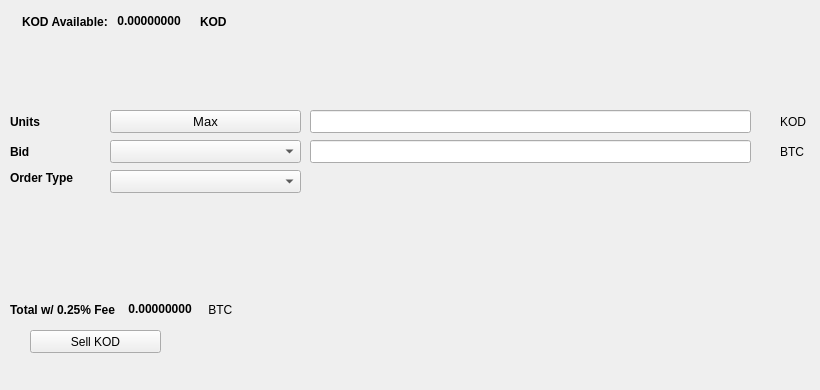
   <widget class="QWidget" name="SellTab">
    <attribute name="title">
     <string>Sell</string>
    </attribute>
    <widget class="QLabel" name="label_16">
     <property name="geometry">
      <rect>
       <x>780</x>
       <y>140</y>
       <width>31</width>
       <height>23</height>
      </rect>
     </property>
     <property name="text">
      <string>BTC</string>
     </property>
    </widget>
    <widget class="QComboBox" name="SellBidcomboBox">
     <property name="geometry">
      <rect>
       <x>110</x>
       <y>140</y>
       <width>191</width>
       <height>23</height>
      </rect>
     </property>
     <property name="font">
      <font>
       <pointsize>10</pointsize>
      </font>
     </property>
    </widget>
    <widget class="QLabel" name="label_18">
     <property name="geometry">
      <rect>
       <x>10</x>
       <y>110</y>
       <width>46</width>
       <height>23</height>
      </rect>
     </property>
     <property name="font">
      <font>
       <weight>75</weight>
       <bold>true</bold>
      </font>
     </property>
     <property name="text">
      <string>Units</string>
     </property>
    </widget>
    <widget class="QPushButton" name="Sell_Max_Amount">
     <property name="geometry">
      <rect>
       <x>110</x>
       <y>110</y>
       <width>191</width>
       <height>23</height>
      </rect>
     </property>
     <property name="font">
      <font>
       <pointsize>10</pointsize>
      </font>
     </property>
     <property name="text">
      <string>Max</string>
     </property>
    </widget>
    <widget class="QLabel" name="label_20">
     <property name="geometry">
      <rect>
       <x>10</x>
       <y>170</y>
       <width>91</width>
       <height>16</height>
      </rect>
     </property>
     <property name="font">
      <font>
       <weight>75</weight>
       <bold>true</bold>
      </font>
     </property>
     <property name="text">
      <string>Order Type</string>
     </property>
    </widget>
    <widget class="QComboBox" name="SellOrdertypeCombo">
     <property name="geometry">
      <rect>
       <x>110</x>
       <y>170</y>
       <width>191</width>
       <height>23</height>
      </rect>
     </property>
     <property name="font">
      <font>
       <pointsize>10</pointsize>
      </font>
     </property>
    </widget>
    <widget class="QLabel" name="label_21">
     <property name="geometry">
      <rect>
       <x>10</x>
       <y>140</y>
       <width>46</width>
       <height>23</height>
      </rect>
     </property>
     <property name="font">
      <font>
       <weight>75</weight>
       <bold>true</bold>
      </font>
     </property>
     <property name="text">
      <string>Bid</string>
     </property>
    </widget>
    <widget class="QLabel" name="label_22">
     <property name="geometry">
      <rect>
       <x>780</x>
       <y>110</y>
       <width>31</width>
       <height>23</height>
      </rect>
     </property>
     <property name="text">
      <string>KOD</string>
     </property>
    </widget>
    <widget class="QLineEdit" name="UnitsInputKOD">
     <property name="geometry">
      <rect>
       <x>310</x>
       <y>110</y>
       <width>441</width>
       <height>23</height>
      </rect>
     </property>
     <property name="font">
      <font>
       <pointsize>9</pointsize>
       <weight>75</weight>
       <bold>true</bold>
      </font>
     </property>
    </widget>
    <widget class="QLineEdit" name="SellBidPriceEdit">
     <property name="geometry">
      <rect>
       <x>310</x>
       <y>140</y>
       <width>441</width>
       <height>23</height>
      </rect>
     </property>
     <property name="font">
      <font>
       <pointsize>9</pointsize>
       <weight>75</weight>
       <bold>true</bold>
      </font>
     </property>
    </widget>
    <widget class="QPushButton" name="SellKODBTN">
     <property name="geometry">
      <rect>
       <x>30</x>
       <y>330</y>
       <width>131</width>
       <height>23</height>
      </rect>
     </property>
     <property name="text">
      <string>Sell KOD</string>
     </property>
     <property name="icon">
      <iconset resource="../Kodcoin">
       <normaloff>:/icons/bitcoin</normaloff>:/icons/bitcoin</iconset>
     </property>
    </widget>
    <widget class="QWidget" name="layoutWidget3">
     <property name="geometry">
      <rect>
       <x>22</x>
       <y>12</y>
       <width>258</width>
       <height>19</height>
      </rect>
     </property>
     <layout class="QHBoxLayout" name="horizontalLayout">
      <item>
       <widget class="QLabel" name="label232_2">
        <property name="font">
         <font>
          <weight>75</weight>
          <bold>true</bold>
         </font>
        </property>
        <property name="text">
         <string>KOD Available:</string>
        </property>
       </widget>
      </item>
      <item>
       <widget class="QLabel" name="KODAvailableLabel">
        <property name="palette">
         <palette>
          <active>
           <colorrole role="WindowText">
            <brush brushstyle="SolidPattern">
             <color alpha="255">
              <red>0</red>
              <green>0</green>
              <blue>0</blue>
             </color>
            </brush>
           </colorrole>
           <colorrole role="Button">
            <brush brushstyle="SolidPattern">
             <color alpha="255">
              <red>0</red>
              <green>170</green>
              <blue>0</blue>
             </color>
            </brush>
           </colorrole>
           <colorrole role="Light">
            <brush brushstyle="SolidPattern">
             <color alpha="255">
              <red>0</red>
              <green>255</green>
              <blue>0</blue>
             </color>
            </brush>
           </colorrole>
           <colorrole role="Midlight">
            <brush brushstyle="SolidPattern">
             <color alpha="255">
              <red>0</red>
              <green>212</green>
              <blue>0</blue>
             </color>
            </brush>
           </colorrole>
           <colorrole role="Dark">
            <brush brushstyle="SolidPattern">
             <color alpha="255">
              <red>0</red>
              <green>85</green>
              <blue>0</blue>
             </color>
            </brush>
           </colorrole>
           <colorrole role="Mid">
            <brush brushstyle="SolidPattern">
             <color alpha="255">
              <red>0</red>
              <green>113</green>
              <blue>0</blue>
             </color>
            </brush>
           </colorrole>
           <colorrole role="Text">
            <brush brushstyle="SolidPattern">
             <color alpha="255">
              <red>0</red>
              <green>170</green>
              <blue>0</blue>
             </color>
            </brush>
           </colorrole>
           <colorrole role="BrightText">
            <brush brushstyle="SolidPattern">
             <color alpha="255">
              <red>255</red>
              <green>255</green>
              <blue>255</blue>
             </color>
            </brush>
           </colorrole>
           <colorrole role="ButtonText">
            <brush brushstyle="SolidPattern">
             <color alpha="255">
              <red>0</red>
              <green>0</green>
              <blue>0</blue>
             </color>
            </brush>
           </colorrole>
           <colorrole role="Base">
            <brush brushstyle="SolidPattern">
             <color alpha="255">
              <red>255</red>
              <green>255</green>
              <blue>255</blue>
             </color>
            </brush>
           </colorrole>
           <colorrole role="Window">
            <brush brushstyle="SolidPattern">
             <color alpha="255">
              <red>0</red>
              <green>170</green>
              <blue>0</blue>
             </color>
            </brush>
           </colorrole>
           <colorrole role="Shadow">
            <brush brushstyle="SolidPattern">
             <color alpha="255">
              <red>0</red>
              <green>0</green>
              <blue>0</blue>
             </color>
            </brush>
           </colorrole>
           <colorrole role="AlternateBase">
            <brush brushstyle="SolidPattern">
             <color alpha="255">
              <red>127</red>
              <green>212</green>
              <blue>127</blue>
             </color>
            </brush>
           </colorrole>
           <colorrole role="ToolTipBase">
            <brush brushstyle="SolidPattern">
             <color alpha="255">
              <red>255</red>
              <green>255</green>
              <blue>220</blue>
             </color>
            </brush>
           </colorrole>
           <colorrole role="ToolTipText">
            <brush brushstyle="SolidPattern">
             <color alpha="255">
              <red>0</red>
              <green>0</green>
              <blue>0</blue>
             </color>
            </brush>
           </colorrole>
          </active>
          <inactive>
           <colorrole role="WindowText">
            <brush brushstyle="SolidPattern">
             <color alpha="255">
              <red>0</red>
              <green>0</green>
              <blue>0</blue>
             </color>
            </brush>
           </colorrole>
           <colorrole role="Button">
            <brush brushstyle="SolidPattern">
             <color alpha="255">
              <red>0</red>
              <green>170</green>
              <blue>0</blue>
             </color>
            </brush>
           </colorrole>
           <colorrole role="Light">
            <brush brushstyle="SolidPattern">
             <color alpha="255">
              <red>0</red>
              <green>255</green>
              <blue>0</blue>
             </color>
            </brush>
           </colorrole>
           <colorrole role="Midlight">
            <brush brushstyle="SolidPattern">
             <color alpha="255">
              <red>0</red>
              <green>212</green>
              <blue>0</blue>
             </color>
            </brush>
           </colorrole>
           <colorrole role="Dark">
            <brush brushstyle="SolidPattern">
             <color alpha="255">
              <red>0</red>
              <green>85</green>
              <blue>0</blue>
             </color>
            </brush>
           </colorrole>
           <colorrole role="Mid">
            <brush brushstyle="SolidPattern">
             <color alpha="255">
              <red>0</red>
              <green>113</green>
              <blue>0</blue>
             </color>
            </brush>
           </colorrole>
           <colorrole role="Text">
            <brush brushstyle="SolidPattern">
             <color alpha="255">
              <red>0</red>
              <green>170</green>
              <blue>0</blue>
             </color>
            </brush>
           </colorrole>
           <colorrole role="BrightText">
            <brush brushstyle="SolidPattern">
             <color alpha="255">
              <red>255</red>
              <green>255</green>
              <blue>255</blue>
             </color>
            </brush>
           </colorrole>
           <colorrole role="ButtonText">
            <brush brushstyle="SolidPattern">
             <color alpha="255">
              <red>0</red>
              <green>0</green>
              <blue>0</blue>
             </color>
            </brush>
           </colorrole>
           <colorrole role="Base">
            <brush brushstyle="SolidPattern">
             <color alpha="255">
              <red>255</red>
              <green>255</green>
              <blue>255</blue>
             </color>
            </brush>
           </colorrole>
           <colorrole role="Window">
            <brush brushstyle="SolidPattern">
             <color alpha="255">
              <red>0</red>
              <green>170</green>
              <blue>0</blue>
             </color>
            </brush>
           </colorrole>
           <colorrole role="Shadow">
            <brush brushstyle="SolidPattern">
             <color alpha="255">
              <red>0</red>
              <green>0</green>
              <blue>0</blue>
             </color>
            </brush>
           </colorrole>
           <colorrole role="AlternateBase">
            <brush brushstyle="SolidPattern">
             <color alpha="255">
              <red>127</red>
              <green>212</green>
              <blue>127</blue>
             </color>
            </brush>
           </colorrole>
           <colorrole role="ToolTipBase">
            <brush brushstyle="SolidPattern">
             <color alpha="255">
              <red>255</red>
              <green>255</green>
              <blue>220</blue>
             </color>
            </brush>
           </colorrole>
           <colorrole role="ToolTipText">
            <brush brushstyle="SolidPattern">
             <color alpha="255">
              <red>0</red>
              <green>0</green>
              <blue>0</blue>
             </color>
            </brush>
           </colorrole>
          </inactive>
          <disabled>
           <colorrole role="WindowText">
            <brush brushstyle="SolidPattern">
             <color alpha="255">
              <red>0</red>
              <green>85</green>
              <blue>0</blue>
             </color>
            </brush>
           </colorrole>
           <colorrole role="Button">
            <brush brushstyle="SolidPattern">
             <color alpha="255">
              <red>0</red>
              <green>170</green>
              <blue>0</blue>
             </color>
            </brush>
           </colorrole>
           <colorrole role="Light">
            <brush brushstyle="SolidPattern">
             <color alpha="255">
              <red>0</red>
              <green>255</green>
              <blue>0</blue>
             </color>
            </brush>
           </colorrole>
           <colorrole role="Midlight">
            <brush brushstyle="SolidPattern">
             <color alpha="255">
              <red>0</red>
              <green>212</green>
              <blue>0</blue>
             </color>
            </brush>
           </colorrole>
           <colorrole role="Dark">
            <brush brushstyle="SolidPattern">
             <color alpha="255">
              <red>0</red>
              <green>85</green>
              <blue>0</blue>
             </color>
            </brush>
           </colorrole>
           <colorrole role="Mid">
            <brush brushstyle="SolidPattern">
             <color alpha="255">
              <red>0</red>
              <green>113</green>
              <blue>0</blue>
             </color>
            </brush>
           </colorrole>
           <colorrole role="Text">
            <brush brushstyle="SolidPattern">
             <color alpha="255">
              <red>0</red>
              <green>85</green>
              <blue>0</blue>
             </color>
            </brush>
           </colorrole>
           <colorrole role="BrightText">
            <brush brushstyle="SolidPattern">
             <color alpha="255">
              <red>255</red>
              <green>255</green>
              <blue>255</blue>
             </color>
            </brush>
           </colorrole>
           <colorrole role="ButtonText">
            <brush brushstyle="SolidPattern">
             <color alpha="255">
              <red>0</red>
              <green>85</green>
              <blue>0</blue>
             </color>
            </brush>
           </colorrole>
           <colorrole role="Base">
            <brush brushstyle="SolidPattern">
             <color alpha="255">
              <red>0</red>
              <green>170</green>
              <blue>0</blue>
             </color>
            </brush>
           </colorrole>
           <colorrole role="Window">
            <brush brushstyle="SolidPattern">
             <color alpha="255">
              <red>0</red>
              <green>170</green>
              <blue>0</blue>
             </color>
            </brush>
           </colorrole>
           <colorrole role="Shadow">
            <brush brushstyle="SolidPattern">
             <color alpha="255">
              <red>0</red>
              <green>0</green>
              <blue>0</blue>
             </color>
            </brush>
           </colorrole>
           <colorrole role="AlternateBase">
            <brush brushstyle="SolidPattern">
             <color alpha="255">
              <red>0</red>
              <green>170</green>
              <blue>0</blue>
             </color>
            </brush>
           </colorrole>
           <colorrole role="ToolTipBase">
            <brush brushstyle="SolidPattern">
             <color alpha="255">
              <red>255</red>
              <green>255</green>
              <blue>220</blue>
             </color>
            </brush>
           </colorrole>
           <colorrole role="ToolTipText">
            <brush brushstyle="SolidPattern">
             <color alpha="255">
              <red>0</red>
              <green>0</green>
              <blue>0</blue>
             </color>
            </brush>
           </colorrole>
          </disabled>
         </palette>
        </property>
        <property name="font">
         <font>
          <weight>75</weight>
          <bold>true</bold>
         </font>
        </property>
        <property name="text">
         <string> 0.00000000 </string>
        </property>
        <property name="textInteractionFlags">
         <set>Qt::LinksAccessibleByMouse|Qt::TextSelectableByKeyboard|Qt::TextSelectableByMouse</set>
        </property>
       </widget>
      </item>
      <item>
       <widget class="QLabel" name="labelKOD">
        <property name="font">
         <font>
          <weight>75</weight>
          <bold>true</bold>
         </font>
        </property>
        <property name="text">
         <string>KOD</string>
        </property>
       </widget>
      </item>
     </layout>
    </widget>
    <widget class="QWidget" name="layoutWidget">
     <property name="geometry">
      <rect>
       <x>10</x>
       <y>300</y>
       <width>268</width>
       <height>19</height>
      </rect>
     </property>
     <layout class="QHBoxLayout" name="horizontalLayout_2">
      <item>
       <widget class="QLabel" name="label_19">
        <property name="font">
         <font>
          <weight>75</weight>
          <bold>true</bold>
         </font>
        </property>
        <property name="text">
         <string>Total w/ 0.25% Fee </string>
        </property>
       </widget>
      </item>
      <item>
       <widget class="QLabel" name="SellCostLabel">
        <property name="palette">
         <palette>
          <active>
           <colorrole role="WindowText">
            <brush brushstyle="SolidPattern">
             <color alpha="255">
              <red>0</red>
              <green>0</green>
              <blue>0</blue>
             </color>
            </brush>
           </colorrole>
           <colorrole role="Button">
            <brush brushstyle="SolidPattern">
             <color alpha="255">
              <red>0</red>
              <green>170</green>
              <blue>0</blue>
             </color>
            </brush>
           </colorrole>
           <colorrole role="Light">
            <brush brushstyle="SolidPattern">
             <color alpha="255">
              <red>0</red>
              <green>255</green>
              <blue>0</blue>
             </color>
            </brush>
           </colorrole>
           <colorrole role="Midlight">
            <brush brushstyle="SolidPattern">
             <color alpha="255">
              <red>0</red>
              <green>212</green>
              <blue>0</blue>
             </color>
            </brush>
           </colorrole>
           <colorrole role="Dark">
            <brush brushstyle="SolidPattern">
             <color alpha="255">
              <red>0</red>
              <green>85</green>
              <blue>0</blue>
             </color>
            </brush>
           </colorrole>
           <colorrole role="Mid">
            <brush brushstyle="SolidPattern">
             <color alpha="255">
              <red>0</red>
              <green>113</green>
              <blue>0</blue>
             </color>
            </brush>
           </colorrole>
           <colorrole role="Text">
            <brush brushstyle="SolidPattern">
             <color alpha="255">
              <red>0</red>
              <green>170</green>
              <blue>0</blue>
             </color>
            </brush>
           </colorrole>
           <colorrole role="BrightText">
            <brush brushstyle="SolidPattern">
             <color alpha="255">
              <red>255</red>
              <green>255</green>
              <blue>255</blue>
             </color>
            </brush>
           </colorrole>
           <colorrole role="ButtonText">
            <brush brushstyle="SolidPattern">
             <color alpha="255">
              <red>0</red>
              <green>0</green>
              <blue>0</blue>
             </color>
            </brush>
           </colorrole>
           <colorrole role="Base">
            <brush brushstyle="SolidPattern">
             <color alpha="255">
              <red>255</red>
              <green>255</green>
              <blue>255</blue>
             </color>
            </brush>
           </colorrole>
           <colorrole role="Window">
            <brush brushstyle="SolidPattern">
             <color alpha="255">
              <red>0</red>
              <green>170</green>
              <blue>0</blue>
             </color>
            </brush>
           </colorrole>
           <colorrole role="Shadow">
            <brush brushstyle="SolidPattern">
             <color alpha="255">
              <red>0</red>
              <green>0</green>
              <blue>0</blue>
             </color>
            </brush>
           </colorrole>
           <colorrole role="AlternateBase">
            <brush brushstyle="SolidPattern">
             <color alpha="255">
              <red>127</red>
              <green>212</green>
              <blue>127</blue>
             </color>
            </brush>
           </colorrole>
           <colorrole role="ToolTipBase">
            <brush brushstyle="SolidPattern">
             <color alpha="255">
              <red>255</red>
              <green>255</green>
              <blue>220</blue>
             </color>
            </brush>
           </colorrole>
           <colorrole role="ToolTipText">
            <brush brushstyle="SolidPattern">
             <color alpha="255">
              <red>0</red>
              <green>0</green>
              <blue>0</blue>
             </color>
            </brush>
           </colorrole>
          </active>
          <inactive>
           <colorrole role="WindowText">
            <brush brushstyle="SolidPattern">
             <color alpha="255">
              <red>0</red>
              <green>0</green>
              <blue>0</blue>
             </color>
            </brush>
           </colorrole>
           <colorrole role="Button">
            <brush brushstyle="SolidPattern">
             <color alpha="255">
              <red>0</red>
              <green>170</green>
              <blue>0</blue>
             </color>
            </brush>
           </colorrole>
           <colorrole role="Light">
            <brush brushstyle="SolidPattern">
             <color alpha="255">
              <red>0</red>
              <green>255</green>
              <blue>0</blue>
             </color>
            </brush>
           </colorrole>
           <colorrole role="Midlight">
            <brush brushstyle="SolidPattern">
             <color alpha="255">
              <red>0</red>
              <green>212</green>
              <blue>0</blue>
             </color>
            </brush>
           </colorrole>
           <colorrole role="Dark">
            <brush brushstyle="SolidPattern">
             <color alpha="255">
              <red>0</red>
              <green>85</green>
              <blue>0</blue>
             </color>
            </brush>
           </colorrole>
           <colorrole role="Mid">
            <brush brushstyle="SolidPattern">
             <color alpha="255">
              <red>0</red>
              <green>113</green>
              <blue>0</blue>
             </color>
            </brush>
           </colorrole>
           <colorrole role="Text">
            <brush brushstyle="SolidPattern">
             <color alpha="255">
              <red>0</red>
              <green>170</green>
              <blue>0</blue>
             </color>
            </brush>
           </colorrole>
           <colorrole role="BrightText">
            <brush brushstyle="SolidPattern">
             <color alpha="255">
              <red>255</red>
              <green>255</green>
              <blue>255</blue>
             </color>
            </brush>
           </colorrole>
           <colorrole role="ButtonText">
            <brush brushstyle="SolidPattern">
             <color alpha="255">
              <red>0</red>
              <green>0</green>
              <blue>0</blue>
             </color>
            </brush>
           </colorrole>
           <colorrole role="Base">
            <brush brushstyle="SolidPattern">
             <color alpha="255">
              <red>255</red>
              <green>255</green>
              <blue>255</blue>
             </color>
            </brush>
           </colorrole>
           <colorrole role="Window">
            <brush brushstyle="SolidPattern">
             <color alpha="255">
              <red>0</red>
              <green>170</green>
              <blue>0</blue>
             </color>
            </brush>
           </colorrole>
           <colorrole role="Shadow">
            <brush brushstyle="SolidPattern">
             <color alpha="255">
              <red>0</red>
              <green>0</green>
              <blue>0</blue>
             </color>
            </brush>
           </colorrole>
           <colorrole role="AlternateBase">
            <brush brushstyle="SolidPattern">
             <color alpha="255">
              <red>127</red>
              <green>212</green>
              <blue>127</blue>
             </color>
            </brush>
           </colorrole>
           <colorrole role="ToolTipBase">
            <brush brushstyle="SolidPattern">
             <color alpha="255">
              <red>255</red>
              <green>255</green>
              <blue>220</blue>
             </color>
            </brush>
           </colorrole>
           <colorrole role="ToolTipText">
            <brush brushstyle="SolidPattern">
             <color alpha="255">
              <red>0</red>
              <green>0</green>
              <blue>0</blue>
             </color>
            </brush>
           </colorrole>
          </inactive>
          <disabled>
           <colorrole role="WindowText">
            <brush brushstyle="SolidPattern">
             <color alpha="255">
              <red>0</red>
              <green>85</green>
              <blue>0</blue>
             </color>
            </brush>
           </colorrole>
           <colorrole role="Button">
            <brush brushstyle="SolidPattern">
             <color alpha="255">
              <red>0</red>
              <green>170</green>
              <blue>0</blue>
             </color>
            </brush>
           </colorrole>
           <colorrole role="Light">
            <brush brushstyle="SolidPattern">
             <color alpha="255">
              <red>0</red>
              <green>255</green>
              <blue>0</blue>
             </color>
            </brush>
           </colorrole>
           <colorrole role="Midlight">
            <brush brushstyle="SolidPattern">
             <color alpha="255">
              <red>0</red>
              <green>212</green>
              <blue>0</blue>
             </color>
            </brush>
           </colorrole>
           <colorrole role="Dark">
            <brush brushstyle="SolidPattern">
             <color alpha="255">
              <red>0</red>
              <green>85</green>
              <blue>0</blue>
             </color>
            </brush>
           </colorrole>
           <colorrole role="Mid">
            <brush brushstyle="SolidPattern">
             <color alpha="255">
              <red>0</red>
              <green>113</green>
              <blue>0</blue>
             </color>
            </brush>
           </colorrole>
           <colorrole role="Text">
            <brush brushstyle="SolidPattern">
             <color alpha="255">
              <red>0</red>
              <green>85</green>
              <blue>0</blue>
             </color>
            </brush>
           </colorrole>
           <colorrole role="BrightText">
            <brush brushstyle="SolidPattern">
             <color alpha="255">
              <red>255</red>
              <green>255</green>
              <blue>255</blue>
             </color>
            </brush>
           </colorrole>
           <colorrole role="ButtonText">
            <brush brushstyle="SolidPattern">
             <color alpha="255">
              <red>0</red>
              <green>85</green>
              <blue>0</blue>
             </color>
            </brush>
           </colorrole>
           <colorrole role="Base">
            <brush brushstyle="SolidPattern">
             <color alpha="255">
              <red>0</red>
              <green>170</green>
              <blue>0</blue>
             </color>
            </brush>
           </colorrole>
           <colorrole role="Window">
            <brush brushstyle="SolidPattern">
             <color alpha="255">
              <red>0</red>
              <green>170</green>
              <blue>0</blue>
             </color>
            </brush>
           </colorrole>
           <colorrole role="Shadow">
            <brush brushstyle="SolidPattern">
             <color alpha="255">
              <red>0</red>
              <green>0</green>
              <blue>0</blue>
             </color>
            </brush>
           </colorrole>
           <colorrole role="AlternateBase">
            <brush brushstyle="SolidPattern">
             <color alpha="255">
              <red>0</red>
              <green>170</green>
              <blue>0</blue>
             </color>
            </brush>
           </colorrole>
           <colorrole role="ToolTipBase">
            <brush brushstyle="SolidPattern">
             <color alpha="255">
              <red>255</red>
              <green>255</green>
              <blue>220</blue>
             </color>
            </brush>
           </colorrole>
           <colorrole role="ToolTipText">
            <brush brushstyle="SolidPattern">
             <color alpha="255">
              <red>0</red>
              <green>0</green>
              <blue>0</blue>
             </color>
            </brush>
           </colorrole>
          </disabled>
         </palette>
        </property>
        <property name="font">
         <font>
          <weight>75</weight>
          <bold>true</bold>
         </font>
        </property>
        <property name="autoFillBackground">
         <bool>false</bool>
        </property>
        <property name="text">
         <string> 0.00000000</string>
        </property>
        <property name="textInteractionFlags">
         <set>Qt::LinksAccessibleByMouse|Qt::TextSelectableByMouse</set>
        </property>
       </widget>
      </item>
      <item>
       <widget class="QLabel" name="label_17">
        <property name="font">
         <font>
          <weight>50</weight>
          <bold>false</bold>
         </font>
        </property>
        <property name="text">
         <string> BTC</string>
        </property>
       </widget>
      </item>
     </layout>
    </widget>
    <widget class="QLabel" name="label_23">
     <property name="geometry">
      <rect>
       <x>460</x>
       <y>300</y>
       <width>281</width>
       <height>81</height>
      </rect>
     </property>
     <property name="text">
      <string/>
     </property>
     <property name="pixmap">
      <pixmap>:/images/bittrex</pixmap>
     </property>
    </widget>
   </widget>
